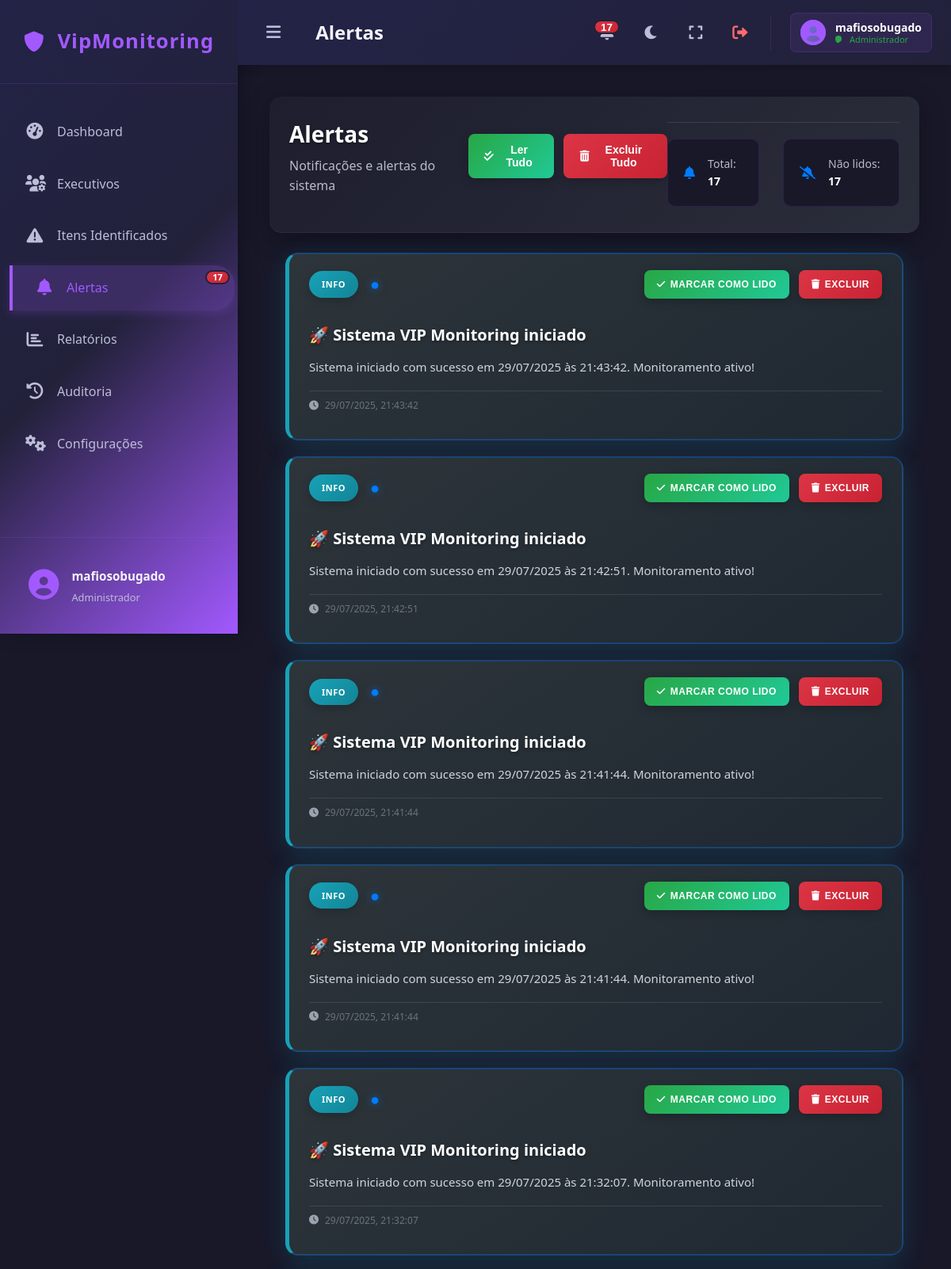
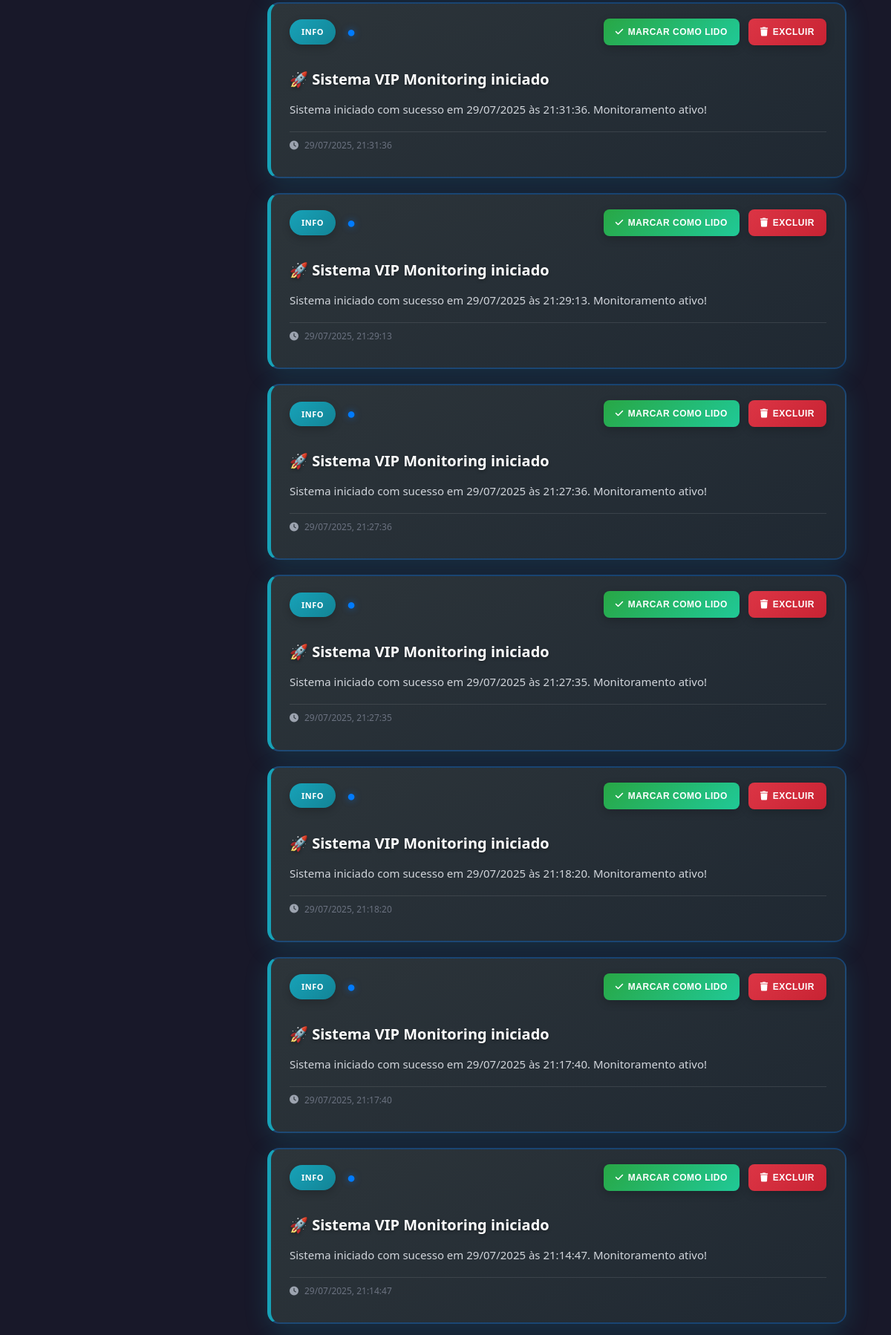
/alerts (signed in, upper part), run on the app's committed database (2 pictures, top to bottom).
### tables this page shows
CREATE TABLE users (
            id INTEGER PRIMARY KEY AUTOINCREMENT,
            username TEXT NOT NULL UNIQUE,
            email TEXT NOT NULL UNIQUE,
            password TEXT NOT NULL
        , user_type TEXT DEFAULT 'user', disabled BOOLEAN DEFAULT 0);

CREATE TABLE alerts (
            id INTEGER PRIMARY KEY AUTOINCREMENT,
            title TEXT NOT NULL,
            description TEXT NOT NULL,
            type TEXT NOT NULL, -- CRITICO, AVISO, INFO
            related_item_id INTEGER,
            related_executive_id INTEGER,
            is_read BOOLEAN DEFAULT 0,
            created_at TEXT NOT NULL DEFAULT CURRENT_TIMESTAMP,
            FOREIGN KEY (related_item_id) REFERENCES items (id) ON DELETE SET NULL,
            FOREIGN KEY (related_executive_id) REFERENCES executives (id) ON DELETE SET NULL
        );

### app.py (the view)
@app.route('/alerts')
@login_required
def alerts():
    try:
        all_alerts = database.get_all_alerts()
        return render_template('alerts.html', alerts=all_alerts, active_page='alerts')
    except Exception as e:
        print(f"Erro na rota alerts: {e}")
        return render_template('alerts.html', alerts=[], active_page='alerts')

### app.py (called while the page is built)
@login_manager.user_loader
def load_user(user_id):
    try:
        return database.User.get(user_id)
    except Exception as e:
        print(f"Erro ao carregar usuário {user_id}: {e}")
        return None

### database.py (called while the page is built)
def get_db_connection():
    conn = sqlite3.connect(DATABASE)
    conn.row_factory = sqlite3.Row # Isso permite acessar colunas por nome
    return conn

def get_all_alerts():
    conn = get_db_connection()
    alerts = conn.execute('''
        SELECT a.*, e.name as executive_name, i.title as item_title
        FROM alerts a
        LEFT JOIN executives e ON a.related_executive_id = e.id
        LEFT JOIN items i ON a.related_item_id = i.id
        ORDER BY a.created_at DESC
    ''').fetchall()
    conn.close()
    return alerts

    @staticmethod
    def get(user_id):
        conn = get_db_connection()
        user_data = conn.execute('SELECT * FROM users WHERE id = ?', (user_id,)).fetchone()
        conn.close()
        if user_data:
            user_type = user_data['user_type'] if 'user_type' in user_data.keys() else 'user'
            disabled = user_data['disabled'] if 'disabled' in user_data.keys() else False
            return User(user_data['id'], user_data['username'], user_data['email'], user_data['password'], user_type, disabled)
        return None

### templates/alerts.html (shortened to what this page needs)
{% extends "base.html" %}
{% block page_title %}Alertas{% endblock %}
{% block content %}
    <div class="content-header">
        <div class="header-content">
            <div class="header-text">
                <h1>Alertas</h1>
                <p class="subtitle">Notificações e alertas do sistema</p>
            </div>
            <div class="header-actions">
                <button class="btn-bulk btn-read-all" onclick="markAllAsRead()" title="Marcar todos como lidos">
                    <i class="fas fa-check-double"></i> Ler Tudo
                </button>
                <button class="btn-bulk btn-delete-all" onclick="deleteAllAlerts()" title="Excluir todos os alertas">
                    <i class="fas fa-trash-alt"></i> Excluir Tudo
                </button>
            </div>
        </div>
        <div class="alerts-stats">
            <div class="stat-item">
                <i class="fas fa-bell"></i>
                <span>Total: <strong id="totalAlerts">{{ alerts|length }}</strong></span>
            </div>
            <div class="stat-item">
                <i class="fas fa-bell-slash"></i>
                <span>Não lidos: <strong id="unreadAlerts">{{ alerts|selectattr('is_read', 'equalto', 0)|list|length }}</strong></span>
            </div>
        </div>
    </div>
    <div class="alerts-container">
        {% if alerts %}
            {% for alert in alerts %}
            <div class="alert-card alert-{{ alert.type.lower() }} {% if not alert.is_read %}alert-unread{% endif %}" data-alert-id="{{ alert.id }}">
                <div class="alert-header">
                    <div class="alert-type-badge">
                        {% if alert.type == 'CRITICO' %}
                            <span class="badge badge-critical">CRÍTICO</span>
                        {% elif alert.type == 'AVISO' %}
                            <span class="badge badge-warning">AVISO</span>
                        {% else %}
                            <span class="badge badge-info">INFO</span>
                        {% endif %}
                        {% if not alert.is_read %}
                            <span class="unread-indicator">●</span>
                        {% endif %}
                    </div>
                    <div class="alert-actions">
                        {% if not alert.is_read %}
                            <button class="btn-action btn-mark-read" onclick="markAsRead({{ alert.id }}, this)" title="Marcar como lido">
                                <i class="fas fa-check"></i> Marcar como lido
                            </button>
                        {% endif %}
                        <button class="btn-action btn-delete" onclick="deleteAlert({{ alert.id }})" title="Excluir">
                            <i class="fas fa-trash"></i> Excluir
                        </button>
                    </div>
                </div>
                <div class="alert-content">
                    <h3 class="alert-title">{{ alert.title }}</h3>
                    <p class="alert-description">{{ alert.description }}</p>
                    <div class="alert-timestamp">
                        <i class="fas fa-clock"></i> {{ alert.created_at }}
                    </div>
                </div>
            </div>
            {% endfor %}
        {% endif %}
    </div>
{% endblock %}

### templates/base.html (shortened to what this page needs)
<!DOCTYPE html>
<html lang="pt-BR">
<head>
    <link rel="stylesheet" href="{{ url_for('static', filename='css/style.css') }}">
    <link rel="stylesheet" href="https://cdnjs.cloudflare.com/ajax/libs/font-awesome/6.0.0/css/all.min.css">
</head>
<body>
    <div class="app-container">
        <div class="sidebar">
            <div class="sidebar-header">
                <div class="app-logo">
                    <i class="fas fa-shield-alt"></i>
                    <span>VipMonitoring</span>
                </div>
            </div>
            <nav class="sidebar-nav">
                <ul>
                    <li class="nav-item {{ 'active' if active_page == 'dashboard' else '' }}">
                        <a href="{{ url_for('dashboard') }}">
                            <i class="fas fa-tachometer-alt"></i>
                            <span class="nav-text">Dashboard</span>
                        </a>
                    </li>
                    <li class="nav-item {{ 'active' if active_page == 'executives' else '' }}">
                        <a href="{{ url_for('executives') }}">
                            <i class="fas fa-users-cog"></i>
                            <span class="nav-text">Executivos</span>
                        </a>
                    </li>
                    <li class="nav-item {{ 'active' if active_page == 'items' else '' }}">
                        <a href="{{ url_for('items') }}">
                            <i class="fas fa-exclamation-triangle"></i>
                            <span class="nav-text">Itens Identificados</span>
                        </a>
                    </li>
                    <li class="nav-item {{ 'active' if active_page == 'alerts' else '' }}">
                        <a href="{{ url_for('alerts') }}">
                            <i class="fas fa-bell"></i>
                            <span class="nav-text">Alertas</span>
                            <span class="notification-badge" id="alertsBadge" style="display: none;"></span>
                        </a>
                    </li>
                    <li class="nav-item {{ 'active' if active_page == 'reports' else '' }}">
                        <a href="{{ url_for('reports') }}">
                            <i class="fas fa-chart-bar"></i>
                            <span class="nav-text">Relatórios</span>
                        </a>
                    </li>
                    <li class="nav-item {{ 'active' if active_page == 'audit' else '' }}">
                        <a href="{{ url_for('audit') }}">
                            <i class="fas fa-history"></i>
                            <span class="nav-text">Auditoria</span>
                        </a>
                    </li>
                    {% if current_user.is_authenticated and current_user.user_type == 'admin' %}
                    <li class="nav-item {{ 'active' if active_page == 'config' else '' }}">
                        <a href="{{ url_for('config') }}">
                            <i class="fas fa-cogs"></i>
                            <span class="nav-text">Configurações</span>
                        </a>
                    </li>
                    {% endif %}
                </ul>
            </nav>
            <div class="sidebar-footer">
                <div class="user-profile">
                    <div class="user-avatar">
                        <i class="fas fa-user-circle"></i>
                    </div>
                    <div class="user-info">
                        <span class="user-name">{{ current_user.username if current_user.is_authenticated else 'Usuário' }}</span>
                        <span class="user-role">{{ 'Administrador' if current_user.is_authenticated and current_user.user_type == 'admin' else 'Usuário' }}</span>
                    </div>
                </div>
            </div>
        </div>
        <div class="main-content">
            <nav class="navbar">
                <div class="navbar-left">
                    <button class="sidebar-toggle" onclick="toggleSidebar()">
                        <i class="fas fa-bars"></i>
                    </button>
                    <div class="page-title">
                        <h3>{% block page_title %}{% endblock %}</h3>
                    </div>
                </div>
                <div class="navbar-right">
                    <div class="navbar-actions">
                        <div style="position: relative;">
                            <button class="action-btn" id="alertBtn" title="Alertas Recentes" onclick="toggleAlertsDropdown()">
                                <i class="fas fa-bell"></i>
                                <span class="notification-badge" id="alertsCount" style="display: none;">0</span>
                            </button>
                        </div>
                        <button class="action-btn" title="Modo escuro" onclick="toggleDarkMode()">
                            <i class="fas fa-moon"></i>
                        </button>
                        <button class="action-btn" title="Tela cheia" onclick="toggleFullscreen()">
                            <i class="fas fa-expand"></i>
                        </button>
                        <button class="action-btn logout-btn" title="Sair" onclick="window.location.href='{{ url_for('logout') }}';return false;">
                            <i class="fas fa-sign-out-alt"></i>
                        </button>
                    </div>
                    <div class="user-info-navbar">
                        <div class="user-avatar-small">
                            <i class="fas fa-user-circle"></i>
                        </div>
                        <div class="user-details">
                            <span class="user-name">{{ current_user.username if current_user.is_authenticated else 'Usuário' }}</span>
                            <span class="user-status online">{{ 'Administrador' if current_user.is_authenticated and current_user.user_type == 'admin' else 'Usuário' }}</span>
                        </div>
                    </div>
                </div>
            </nav>
            <div class="content-area"
                 style="margin-left: 0; transition: margin-left 0.3s ease;"
                 data-sidebar-state="closed">
                {% block content %}{% endblock %}
            </div>
        </div>
    </div>
</body>
</html>

### data on the page
users: username "mafiosobugado", user_type "Administrador"
alerts: type "INFO", title "🚀 Sistema VIP Monitoring iniciado", description "Sistema iniciado com sucesso em 29/07/2025 às 21:43:42. Monitoramento ativo!", created_at "29/07/2025, 21:43:42"
alerts: type "INFO", title "🚀 Sistema VIP Monitoring iniciado", description "Sistema iniciado com sucesso em 29/07/2025 às 21:42:51. Monitoramento ativo!", created_at "29/07/2025, 21:42:51"
alerts: type "INFO", title "🚀 Sistema VIP Monitoring iniciado", description "Sistema iniciado com sucesso em 29/07/2025 às 21:41:44. Monitoramento ativo!", created_at "29/07/2025, 21:41:44"
alerts: type "INFO", title "🚀 Sistema VIP Monitoring iniciado", description "Sistema iniciado com sucesso em 29/07/2025 às 21:41:44. Monitoramento ativo!", created_at "29/07/2025, 21:41:44"
alerts: type "INFO", title "🚀 Sistema VIP Monitoring iniciado", description "Sistema iniciado com sucesso em 29/07/2025 às 21:32:07. Monitoramento ativo!", created_at "29/07/2025, 21:32:07"
alerts: type "INFO", title "🚀 Sistema VIP Monitoring iniciado", description "Sistema iniciado com sucesso em 29/07/2025 às 21:31:36. Monitoramento ativo!", created_at "29/07/2025, 21:31:36"
alerts: type "INFO", title "🚀 Sistema VIP Monitoring iniciado", description "Sistema iniciado com sucesso em 29/07/2025 às 21:29:13. Monitoramento ativo!", created_at "29/07/2025, 21:29:13"
alerts: type "INFO", title "🚀 Sistema VIP Monitoring iniciado", description "Sistema iniciado com sucesso em 29/07/2025 às 21:27:36. Monitoramento ativo!", created_at "29/07/2025, 21:27:36"
alerts: type "INFO", title "🚀 Sistema VIP Monitoring iniciado", description "Sistema iniciado com sucesso em 29/07/2025 às 21:27:35. Monitoramento ativo!", created_at "29/07/2025, 21:27:35"
alerts: type "INFO", title "🚀 Sistema VIP Monitoring iniciado", description "Sistema iniciado com sucesso em 29/07/2025 às 21:18:20. Monitoramento ativo!", created_at "29/07/2025, 21:18:20"
alerts: type "INFO", title "🚀 Sistema VIP Monitoring iniciado", description "Sistema iniciado com sucesso em 29/07/2025 às 21:17:40. Monitoramento ativo!", created_at "29/07/2025, 21:17:40"
alerts: type "INFO", title "🚀 Sistema VIP Monitoring iniciado", description "Sistema iniciado com sucesso em 29/07/2025 às 21:14:47. Monitoramento ativo!", created_at "29/07/2025, 21:14:47"

### other printed values
{{ alerts|length }} "17"
{{ alerts|selectattr('is_read', 'equalto', 0)|list|length }} "17"
